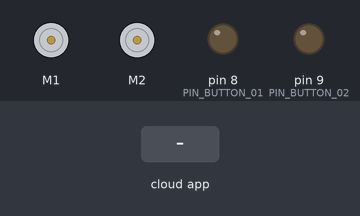
The sketch below on a simulated Arduino Uno, built with avr-gcc and run on an emulated ATmega328P. Shown: 2 × DC motor (green arrow = forward, orange = backward, longer = faster), output pins drawn as LEDs (lit = HIGH). The inputs (shaded band) are chosen by the test bench. The RemoteXY app is connected.

Above: at 1.2 s.
1.3 s: the phone or cloud app sets button_01 to 1
At 1.8 s:
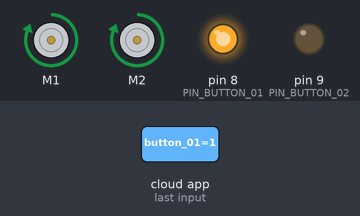
2.8 s: the phone or cloud app sets button_02 to 1
At 4.0 s:
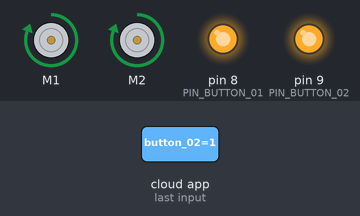
4.3 s: the phone or cloud app sets button_01 to 0
At 5.3 s:
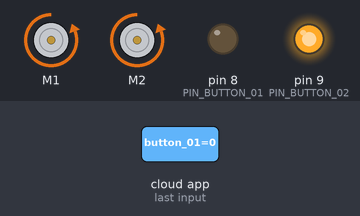
5.8 s: the phone or cloud app sets button_02 to 0
At 6.4 s:
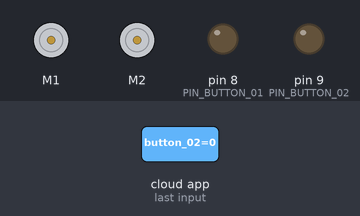
Timing chart, 0 to 8.3 s (numbered marks = the images above; inputs shaded):
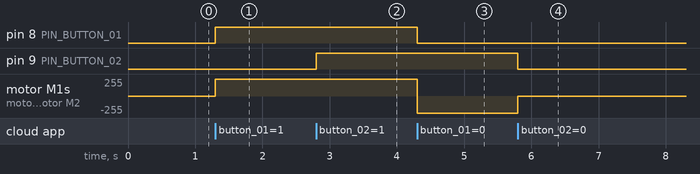

Measured:
- after the input at 1.3 s, pin 8 (PIN_BUTTON_01): LOW → HIGH at once; motor M1, motor M2: stopped → forward 255/255 at once
- after the input at 2.8 s, pin 9 (PIN_BUTTON_02): LOW → HIGH at once
- after the input at 4.3 s, pin 8 (PIN_BUTTON_01): HIGH → LOW at once; motor M1, motor M2: forward 255/255 → backward 255/255 at once
- after the input at 5.8 s, pin 9 (PIN_BUTTON_02): HIGH → LOW at once; motor M1, motor M2: backward 255/255 → stopped at once

The sketch:

sketch_mar2a.ino
```cpp
// (licence header left out)
//////////////////////////////////////////////
//        RemoteXY include library          //
//////////////////////////////////////////////

// you can enable debug logging to Serial at 115200
//#define REMOTEXY__DEBUGLOG

// RemoteXY select connection mode and include library
#define REMOTEXY_MODE__SOFTSERIAL

#include <SoftwareSerial.h>

// RemoteXY connection settings
#define REMOTEXY_SERIAL_RX 2
#define REMOTEXY_SERIAL_TX 3
#define REMOTEXY_SERIAL_SPEED 9600


#include <RemoteXY.h>

// RemoteXY GUI configuration
#pragma pack(push, 1)
uint8_t RemoteXY_CONF[] =   // 53 bytes
  { 255,2,0,0,0,46,0,19,0,0,0,0,31,1,106,200,1,1,2,0,
  1,44,13,24,24,0,203,31,102,111,114,119,97,114,100,0,1,41,162,24,
  24,0,203,31,98,97,99,107,119,97,114,100,0 };

// this structure defines all the variables and events of your control interface
struct {

    // input variables
  uint8_t button_01; // =1 if button pressed, else =0
  uint8_t button_02; // =1 if button pressed, else =0

    // other variable
  uint8_t connect_flag;  // =1 if wire connected, else =0

} RemoteXY;
#pragma pack(pop)

/////////////////////////////////////////////
//           END RemoteXY include          //
/////////////////////////////////////////////
#include <Wire.h>
#include <Adafruit_MotorShield.h>
#include "utility/Adafruit_MS_PWMServoDriver.h"

Adafruit_MotorShield AFMS = Adafruit_MotorShield();
Adafruit_DCMotor *myMotor1 = AFMS.getMotor(1);
Adafruit_DCMotor *myMotor2 = AFMS.getMotor(2);

#define PIN_BUTTON_01 8
#define PIN_BUTTON_02 9


void setup()
{
  RemoteXY_Init ();
  AFMS.begin();
  pinMode (PIN_BUTTON_01, OUTPUT);
  pinMode (PIN_BUTTON_02, OUTPUT);

  // TODO you setup code

}

void loop()
{
  RemoteXY_Handler ();

  digitalWrite(PIN_BUTTON_01, (RemoteXY.button_01==0)?LOW:HIGH);
  digitalWrite(PIN_BUTTON_02, (RemoteXY.button_02==0)?LOW:HIGH);

  // TODO you loop code
  // use the RemoteXY structure for data transfer
  // do not call delay(), use instead RemoteXY_delay()
  if (digitalRead(8) == HIGH) {
      myMotor1->setSpeed(255);
      myMotor1->run(FORWARD);
      myMotor2->setSpeed(255);
      myMotor2->run(FORWARD);

    } else if (digitalRead(9) == HIGH) {
      myMotor1->setSpeed(255);
      myMotor1->run(BACKWARD);
      myMotor2->setSpeed(255);
      myMotor2->run(BACKWARD);
    } else {
      myMotor1->setSpeed(255);
      myMotor1->run(RELEASE);
      myMotor2->setSpeed(255);
      myMotor2->run(RELEASE);

    }

}
```
